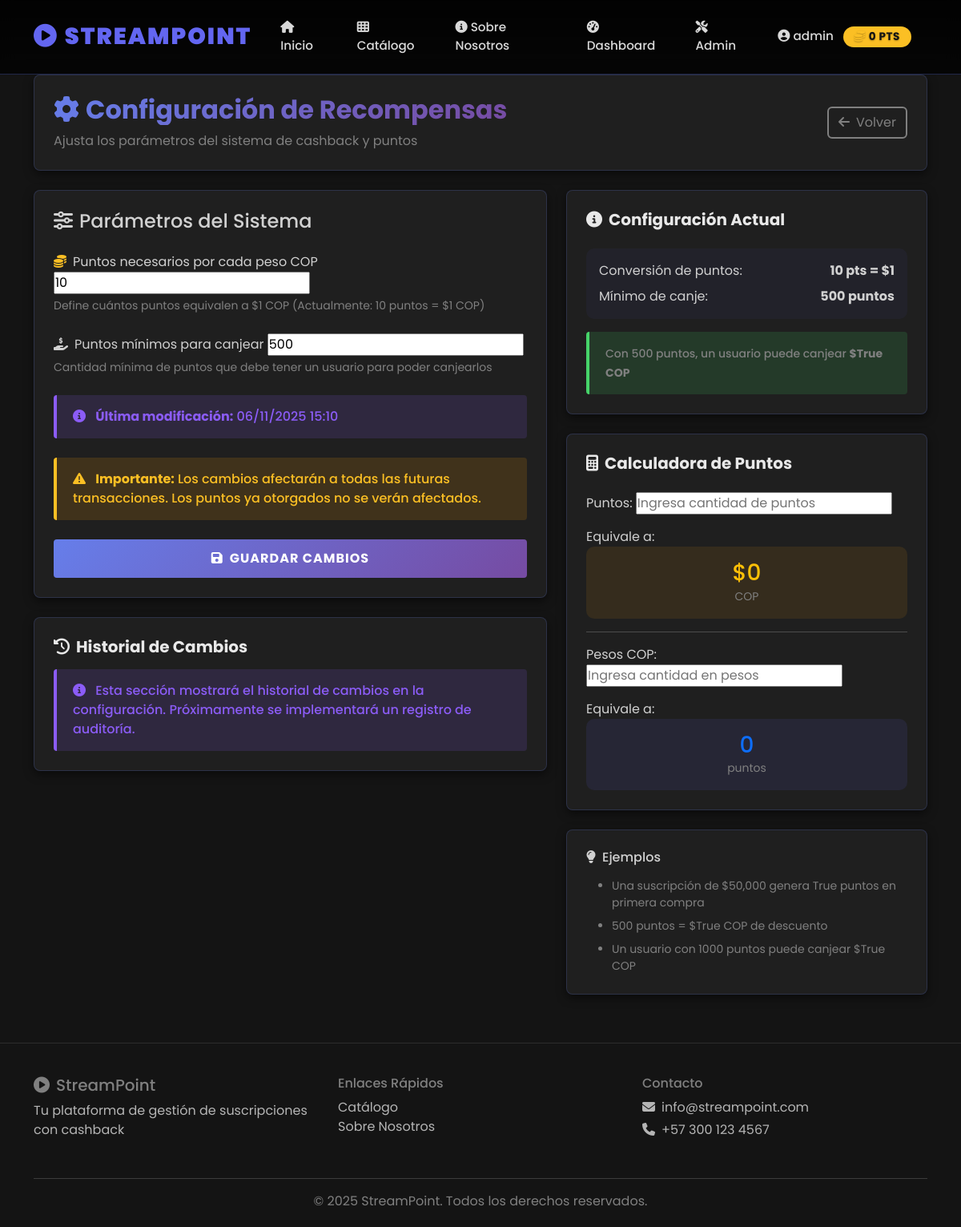
Before: /management/configurar-recompensas/ (signed in) with the older database file.
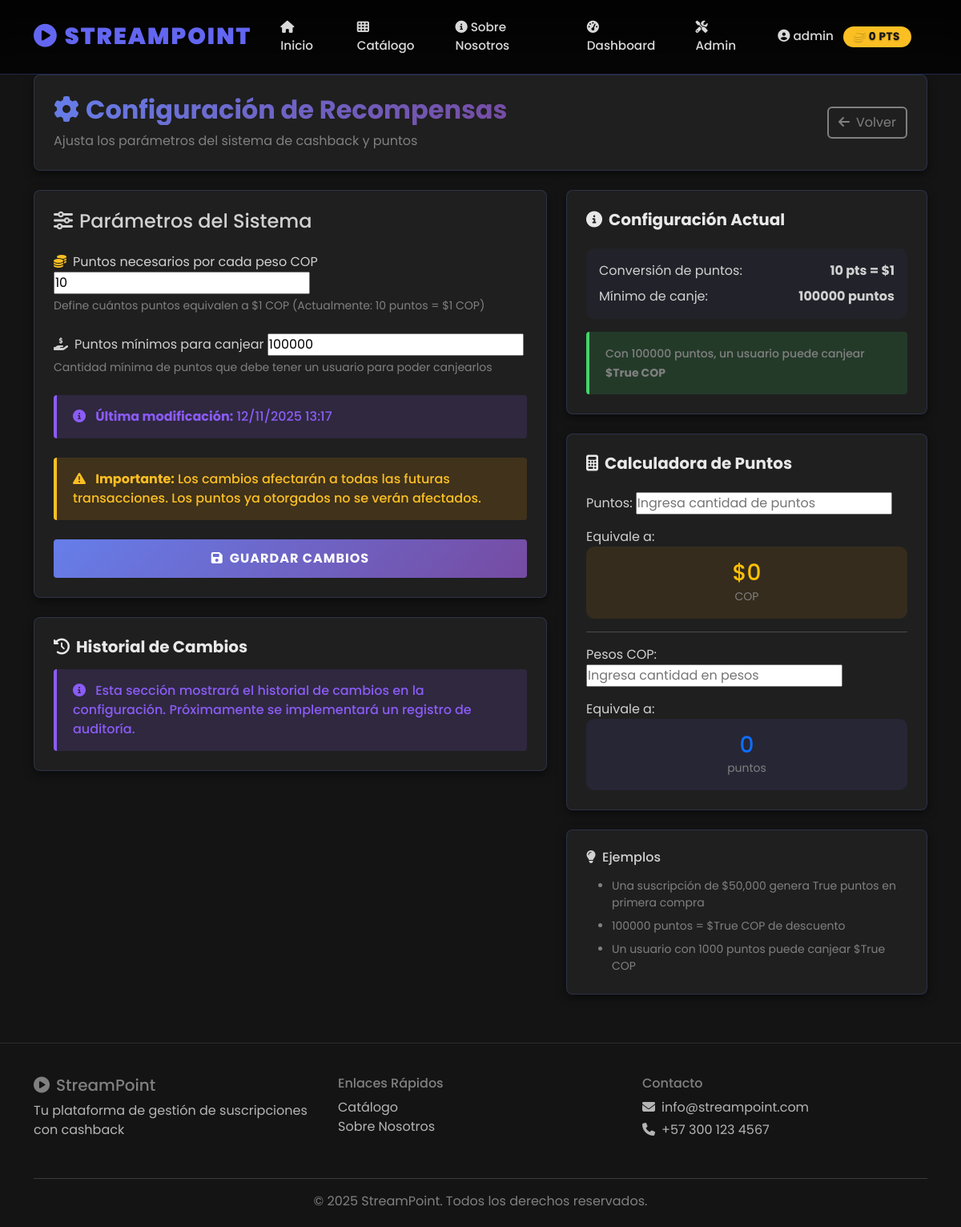
After: the same page with the newer database file.
### core_user/models.py (models this page shows, shortened)
class PerfilUsuario(models.Model):
    user = models.OneToOneField(User, on_delete=models.CASCADE, related_name='perfil')
    telefono = models.CharField(max_length=15, blank=True)
    puntos_totales = models.IntegerField(default=0, help_text="Total de puntos acumulados históricamente")
    puntos_disponibles = models.IntegerField(default=0, help_text="Puntos disponibles para canjear")
    fecha_registro = models.DateTimeField(auto_now_add=True)
    class Meta:
        verbose_name_plural = "Perfiles de Usuario"

### core_public/models.py (models this page shows, shortened)
class ConfiguracionRecompensa(models.Model):
    puntos_por_peso = models.IntegerField(default=10, help_text="Puntos necesarios por cada peso COP")
    puntos_minimos_canje = models.IntegerField(default=500, help_text="Mínimo de puntos para canjear")
    activo = models.BooleanField(default=True)
    fecha_modificacion = models.DateTimeField(auto_now=True)
    class Meta:
        verbose_name_plural = "Configuración de Recompensas"

### core_admin/views.py (the view, shortened to what this page needs)
# urls.py: path('configurar-recompensas/', views.configurar_recompensas, name='configurar_recompensas'),
@staff_member_required
def configurar_recompensas(request):
    config = ConfiguracionRecompensa.objects.filter(activo=True).first()
    context = {
        'config': config,
    }
    return render(request, 'admin_custom/configurar_recompensas.html', context)

### core_admin/templates/admin_custom/configurar_recompensas.html (shortened to what this page needs)
{% extends 'base.html' %}
{% load static %}
{% block content %}
<div class="row mb-4">
    <div class="col-12">
        <div class="card-custom p-4">
            <div class="d-flex justify-content-between align-items-center">
                <div>
                    <h2 class="text-gradient mb-2">
                        <i class="fas fa-cog me-2"></i>Configuración de Recompensas
                    </h2>
                    <p class="text-muted mb-0">
                        Ajusta los parámetros del sistema de cashback y puntos
                    </p>
                </div>
                <a href="{% url 'admin_custom:dashboard' %}" class="btn btn-outline-secondary">
                    <i class="fas fa-arrow-left me-2"></i>Volver
                </a>
            </div>
        </div>
    </div>
</div>
<div class="row">
    <div class="col-lg-7 mb-4">
        <div class="card-custom p-4">
            <h4 class="mb-4">
                <i class="fas fa-sliders-h me-2"></i>Parámetros del Sistema
            </h4>
            {% if config %}
                <form method="post">
                    <div class="mb-4">
                        <label for="puntos_por_peso" class="form-label-custom">
                            <i class="fas fa-coins me-2"></i>Puntos necesarios por cada peso COP
                        </label>
                        <input type="number"
                               class="form-control-custom"
                               id="puntos_por_peso"
                               name="puntos_por_peso"
                               value="{{ config.puntos_por_peso }}"
                               min="1"
                               required>
                        <small class="text-muted d-block mt-1">
                            Define cuántos puntos equivalen a $1 COP (Actualmente: {{ config.puntos_por_peso }} puntos = $1 COP)
                        </small>
                    </div>
                    <div class="mb-4">
                        <label for="puntos_minimos_canje" class="form-label-custom">
                            <i class="fas fa-hand-holding-usd me-2"></i>Puntos mínimos para canjear
                        </label>
                        <input type="number"
                               class="form-control-custom"
                               id="puntos_minimos_canje"
                               name="puntos_minimos_canje"
                               value="{{ config.puntos_minimos_canje }}"
                               min="1"
                               required>
                        <small class="text-muted d-block mt-1">
                            Cantidad mínima de puntos que debe tener un usuario para poder canjearlos
                        </small>
                    </div>
                    <div class="alert alert-info mb-4">
                        <i class="fas fa-info-circle me-2"></i>
                        <strong>Última modificación:</strong> {{ config.fecha_modificacion|date:"d/m/Y H:i" }}
                    </div>
                    <div class="alert alert-warning mb-4">
                        <i class="fas fa-exclamation-triangle me-2"></i>
                        <strong>Importante:</strong> Los cambios afectarán a todas las futuras transacciones.
                        Los puntos ya otorgados no se verán afectados.
                    </div>
                    <button type="submit" class="btn btn-primary-custom w-100 btn-lg">
                        <i class="fas fa-save me-2"></i>Guardar Cambios
                    </button>
                </form>
            {% else %}
                <div class="alert alert-danger">
                    <i class="fas fa-exclamation-circle me-2"></i>
                    <strong>Error:</strong> No se encontró configuración de recompensas.
                    Por favor, ejecuta las migraciones y el comando de poblar datos.
                </div>
            {% endif %}
        </div>
        <div class="card-custom p-4 mt-4">
            <h5 class="mb-3">
                <i class="fas fa-history me-2"></i>Historial de Cambios
            </h5>
            <div class="alert alert-info mb-0">
                <i class="fas fa-info-circle me-2"></i>
                Esta sección mostrará el historial de cambios en la configuración.
                Próximamente se implementará un registro de auditoría.
            </div>
        </div>
    </div>
    <div class="col-lg-5">
        {% if config %}
        <div class="card-custom p-4 mb-4">
            <h5 class="mb-4">
                <i class="fas fa-info-circle me-2"></i>Configuración Actual
            </h5>
            <div class="mb-3 p-3" style="background: rgba(99, 102, 241, 0.05); border-radius: 10px;">
                <div class="d-flex justify-content-between mb-2">
                    <span>Conversión de puntos:</span>
                    <strong id="currentConversion">{{ config.puntos_por_peso }} pts = $1</strong>
                </div>
                <div class="d-flex justify-content-between">
                    <span>Mínimo de canje:</span>
                    <strong id="currentMinimo">{{ config.puntos_minimos_canje }} puntos</strong>
                </div>
            </div>
            <div class="alert alert-success mb-0">
                <small>
                    Con {{ config.puntos_minimos_canje }} puntos, un usuario puede canjear
                    <strong>${{ config.puntos_minimos_canje|floatformat:0|divisibleby:config.puntos_por_peso }} COP</strong>
                </small>
            </div>
        </div>
        <div class="card-custom p-4 mb-4">
            <h5 class="mb-4">
                <i class="fas fa-calculator me-2"></i>Calculadora de Puntos
            </h5>
            <div class="mb-3">
                <label for="calcPuntos" class="form-label-custom">
                    Puntos:
                </label>
                <input type="number"
                       class="form-control-custom"
                       id="calcPuntos"
                       placeholder="Ingresa cantidad de puntos"
                       min="0">
            </div>
            <div class="mb-3">
                <label class="form-label-custom">Equivale a:</label>
                <div class="p-3 text-center" style="background: rgba(245, 158, 11, 0.1); border-radius: 10px;">
                    <h3 class="text-warning mb-0" id="resultadoPesos">$0</h3>
                    <small class="text-muted">COP</small>
                </div>
            </div>
            <hr>
            <div class="mb-3">
                <label for="calcPesos" class="form-label-custom">
                    Pesos COP:
                </label>
                <input type="number"
                       class="form-control-custom"
                       id="calcPesos"
                       placeholder="Ingresa cantidad en pesos"
                       min="0">
            </div>
            <div class="mb-0">
                <label class="form-label-custom">Equivale a:</label>
                <div class="p-3 text-center" style="background: rgba(99, 102, 241, 0.1); border-radius: 10px;">
                    <h3 class="text-primary mb-0" id="resultadoPuntos">0</h3>
                    <small class="text-muted">puntos</small>
                </div>
            </div>
        </div>
        <div class="card-custom p-4">
            <h6 class="mb-3">
                <i class="fas fa-lightbulb me-2"></i>Ejemplos
            </h6>
            <ul class="small text-muted mb-0">
                <li class="mb-2">
                    Una suscripción de $50,000 genera {{ 50000|floatformat:0|divisibleby:10 }} puntos en primera compra
                </li>
                <li class="mb-2">
                    {{ config.puntos_minimos_canje }} puntos = ${{ config.puntos_minimos_canje|floatformat:0|divisibleby:config.puntos_por_peso }} COP de descuento
                </li>
                <li>
                    Un usuario con 1000 puntos puede canjear ${{ 1000|floatformat:0|divisibleby:config.puntos_por_peso }} COP
                </li>
            </ul>
        </div>
        {% endif %}
    </div>
</div>
{% endblock %}

### templates/base.html (shortened to what this page needs)
{% load static %}
{% load user_extras %}
<!DOCTYPE html>
<html lang="es">
<head>
    <link href="https://cdn.jsdelivr.net/npm/bootstrap@5.3.0/dist/css/bootstrap.min.css" rel="stylesheet">
    <link rel="stylesheet" href="https://cdnjs.cloudflare.com/ajax/libs/font-awesome/6.4.0/css/all.min.css">
    <link rel="stylesheet" href="{% static 'css/style.css' %}">
</head>
<body>
    <nav class="navbar navbar-expand-lg navbar-dark">
        <div class="container">
            <a class="navbar-brand" href="{% url 'public:index' %}">
                <i class="fas fa-play-circle me-2"></i>StreamPoint
            </a>
            <div class="collapse navbar-collapse" id="navbarNav">
                <ul class="navbar-nav ms-auto align-items-center">
                    <li class="nav-item">
                        <a class="nav-link" href="{% url 'public:index' %}">
                            <i class="fas fa-home me-1"></i>Inicio
                        </a>
                    </li>
                    <li class="nav-item">
                        <a class="nav-link" href="{% url 'public:catalogo' %}">
                            <i class="fas fa-th me-1"></i>Catálogo
                        </a>
                    </li>
                    <li class="nav-item">
                        <a class="nav-link" href="{% url 'public:informacion_proyecto' %}">
                            <i class="fas fa-info-circle me-1"></i>Sobre Nosotros
                        </a>
                    </li>
                    {% if user.is_authenticated %}
                        <li class="nav-item">
                            <a class="nav-link" href="{% url 'user:dashboard' %}">
                                <i class="fas fa-tachometer-alt me-1"></i>Dashboard
                            </a>
                        </li>
                        {% if user.is_staff %}
                            <li class="nav-item">
                                <a class="nav-link" href="{% url 'admin_custom:dashboard' %}">
                                    <i class="fas fa-tools me-1"></i>Admin
                                </a>
                            </li>
                        {% endif %}
                        <li class="nav-item dropdown">
                            <a class="nav-link dropdown-toggle" href="#" id="userDropdown" role="button" data-bs-toggle="dropdown">
                                <i class="fas fa-user-circle me-1"></i>{{ user.username }}
                                <span class="badge bg-warning ms-2 text-dark fw-bold">
                                    <i class="fas fa-coins me-1"></i>{{ user|puntos_disponibles }} PTS
                                </span>
                            </a>
                        </li>
                    {% endif %}
                </ul>
            </div>
        </div>
    </nav>
    <div class="content-wrapper">
        <div class="container">
            {% block content %}{% endblock %}
        </div>
    </div>
    <footer>
        <div class="container">
            <div class="row">
                <div class="col-md-4 mb-3">
                    <h5><i class="fas fa-play-circle me-2"></i>StreamPoint</h5>
                    <p class="text-light">Tu plataforma de gestión de suscripciones con cashback</p>
                </div>
                <div class="col-md-4 mb-3">
                    <h6>Enlaces Rápidos</h6>
                    <ul class="list-unstyled">
                        <li><a href="{% url 'public:catalogo' %}" class="text-light text-decoration-none">Catálogo</a></li>
                        <li><a href="{% url 'public:informacion_proyecto' %}" class="text-light text-decoration-none">Sobre Nosotros</a></li>
                    </ul>
                </div>
                <div class="col-md-4 mb-3">
                    <h6>Contacto</h6>
                    <p class="text-light mb-1">
                        <i class="fas fa-envelope me-2"></i>info@streampoint.com
                    </p>
                    <p class="text-light">
                        <i class="fas fa-phone me-2"></i>+57 300 123 4567
                    </p>
                </div>
            </div>
            <hr class="text-light">
            <div class="text-center">
                <p class="mb-0">&copy; 2025 StreamPoint. Todos los derechos reservados.</p>
            </div>
        </div>
    </footer>
</body>
</html>

Changed rows visible on the page:
changed ConfiguracionRecompensa "True": puntos_minimos_canje "500" → "100000"; fecha_modificacion "06/11/2025 15:10" → "12/11/2025 13:17"
